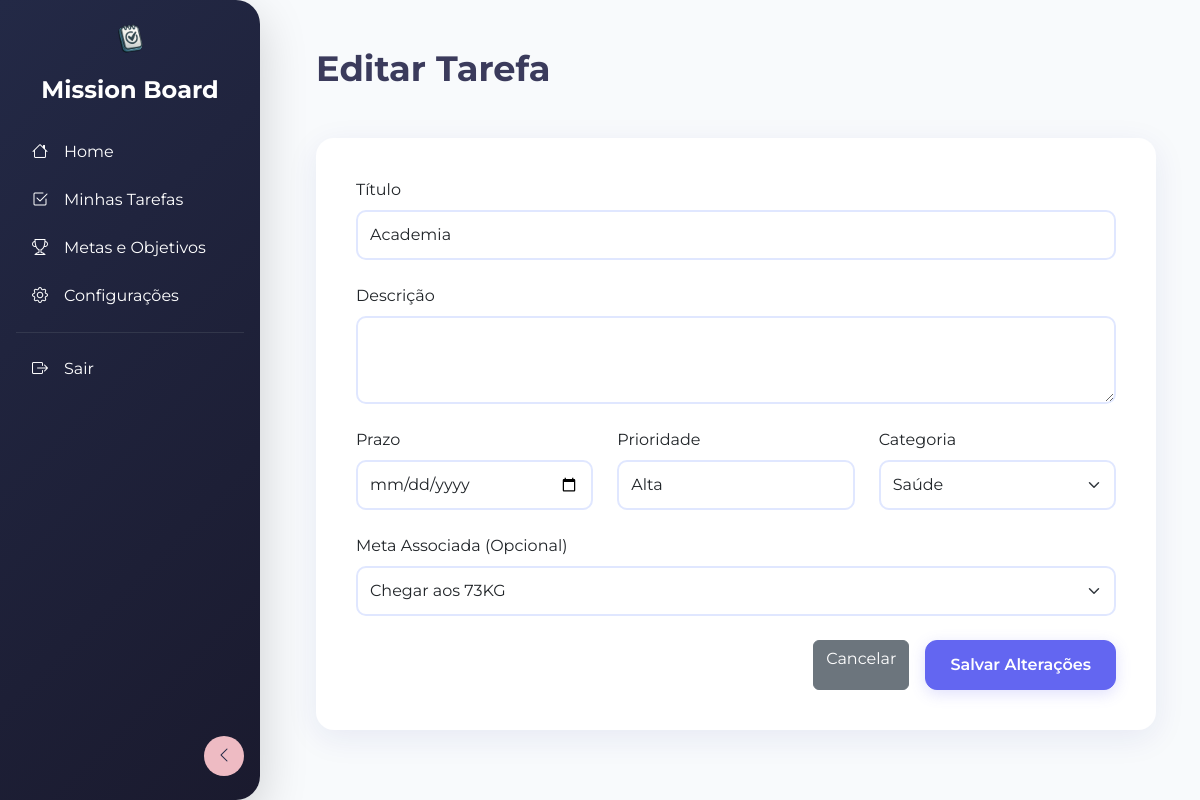
Page /task/update/1/ (signed in) on the earlier database version.
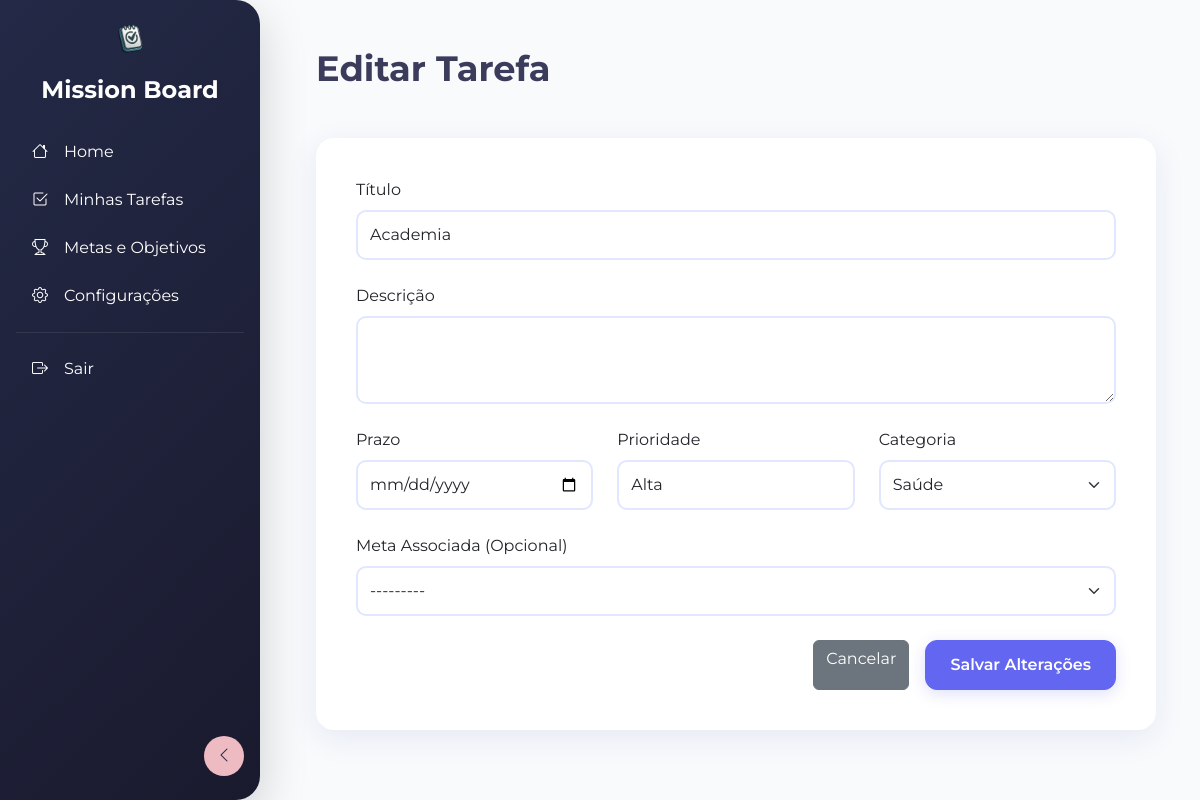
Same page on the later database version.
### tasks/models.py (models this page shows, shortened)
class Task(models.Model):
    PRIORITY_CHOICES = [
        ('low', 'Baixa'),
        ('medium', 'Média'),
        ('high', 'Alta'),
    ]
    user = models.ForeignKey(User, verbose_name='Usuário', on_delete=models.CASCADE, max_length=50)
    title = models.CharField(max_length=255)
    description = models.TextField(blank=True, null=True)
    category = models.ForeignKey(Category, on_delete=models.SET_NULL, blank=True, null=True)
    due_date = models.DateField()
    priority = models.CharField(max_length=10, choices=PRIORITY_CHOICES, default='medium')
    goal = models.ForeignKey("goals.Goal", on_delete=models.CASCADE, blank=True, null=True)
    completed = models.BooleanField(default=False)
    created_at = models.DateTimeField(auto_now_add=True)

### tasks/views.py (the view)
# urls.py: path('task/update/<int:pk>/', views.TaskUpdateView.as_view(), name='task_update'),
class TaskUpdateView(LoginRequiredMixin, UpdateView):
    model = models.Task
    template_name = 'task_update.html'
    form_class = forms.TaskForm
    success_url = reverse_lazy('task_list')

### goals/models.py (called while the page is built)
    def __str__(self):
        return self.title

### tasks/models.py (called while the page is built)
    def __str__(self):
        return self.name

### tasks/templates/task_update.html (shortened to what this page needs)
{% extends 'base.html' %}
{% block content %}
<div class="page-header">
    <h1 class="page-title">Editar Tarefa</h1>
</div>
<div class="form-card">
    <form action="{% url 'task_update' object.id %}" method="post">
        <div class="row g-4">
            <div class="col-12">
                <label for="id_title" class="form-label">Título</label>
                {{ form.title }}
            </div>
            <div class="col-12">
                <label for="id_description" class="form-label">Descrição</label>
                {{ form.description }}
            </div>
            <div class="col-md-4">
                <label for="id_due_date" class="form-label">Prazo</label>
                {{ form.due_date }}
            </div>
            <div class="col-md-4">
                <label for="id_priority" class="form-label">Prioridade</label>
                {{ form.priority }}
            </div>
            <div class="col-md-4">
                <label for="id_category" class="form-label">Categoria</label>
                {{ form.category }}
            </div>
            <div class="col-12">
                <label for="id_goal" class="form-label">Meta Associada (Opcional)</label>
                {{ form.goal }}
            </div>
        </div>
        <div class="d-flex justify-content-end mt-4">
            <a href="{% url 'task_list' %}" class="btn btn-secondary me-3">Cancelar</a>
            <button type="submit" class="btn btn-primary-custom">Salvar Alterações</button>
        </div>
    </form>
</div>
{% endblock %}

Differences in the rows shown:
changed Task "Academia": goal "Chegar aos 73KG" → "---------"
